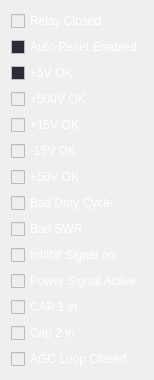
   <widget class="QWidget" name="layoutWidget">
    <property name="geometry">
     <rect>
      <x>320</x>
      <y>154</y>
      <width>149</width>
      <height>301</height>
     </rect>
    </property>
    <layout class="QVBoxLayout" name="verticalLayout">
     <item>
      <widget class="QCheckBox" name="relay_closed">
       <property name="enabled">
        <bool>false</bool>
       </property>
       <property name="palette">
        <palette>
         <active>
          <colorrole role="WindowText">
           <brush brushstyle="SolidPattern">
            <color alpha="255">
             <red>215</red>
             <green>218</green>
             <blue>224</blue>
            </color>
           </brush>
          </colorrole>
         </active>
         <inactive>
          <colorrole role="WindowText">
           <brush brushstyle="SolidPattern">
            <color alpha="255">
             <red>215</red>
             <green>218</green>
             <blue>224</blue>
            </color>
           </brush>
          </colorrole>
         </inactive>
         <disabled>
          <colorrole role="WindowText">
           <brush brushstyle="SolidPattern">
            <color alpha="255">
             <red>255</red>
             <green>255</green>
             <blue>255</blue>
            </color>
           </brush>
          </colorrole>
         </disabled>
        </palette>
       </property>
       <property name="mouseTracking">
        <bool>false</bool>
       </property>
       <property name="acceptDrops">
        <bool>true</bool>
       </property>
       <property name="text">
        <string>Relay Closed</string>
       </property>
       <property name="checkable">
        <bool>true</bool>
       </property>
      </widget>
     </item>
     <item>
      <widget class="QCheckBox" name="auto_reset_enabled">
       <property name="enabled">
        <bool>false</bool>
       </property>
       <property name="palette">
        <palette>
         <active>
          <colorrole role="WindowText">
           <brush brushstyle="SolidPattern">
            <color alpha="255">
             <red>215</red>
             <green>218</green>
             <blue>224</blue>
            </color>
           </brush>
          </colorrole>
          <colorrole role="Base">
           <brush brushstyle="SolidPattern">
            <color alpha="255">
             <red>0</red>
             <green>0</green>
             <blue>255</blue>
            </color>
           </brush>
          </colorrole>
         </active>
         <inactive>
          <colorrole role="WindowText">
           <brush brushstyle="SolidPattern">
            <color alpha="255">
             <red>215</red>
             <green>218</green>
             <blue>224</blue>
            </color>
           </brush>
          </colorrole>
          <colorrole role="Base">
           <brush brushstyle="SolidPattern">
            <color alpha="255">
             <red>0</red>
             <green>0</green>
             <blue>255</blue>
            </color>
           </brush>
          </colorrole>
         </inactive>
         <disabled>
          <colorrole role="WindowText">
           <brush brushstyle="SolidPattern">
            <color alpha="255">
             <red>255</red>
             <green>255</green>
             <blue>255</blue>
            </color>
           </brush>
          </colorrole>
          <colorrole role="Base">
           <brush brushstyle="SolidPattern">
            <color alpha="255">
             <red>43</red>
             <green>43</green>
             <blue>56</blue>
            </color>
           </brush>
          </colorrole>
         </disabled>
        </palette>
       </property>
       <property name="font">
        <font>
         <weight>50</weight>
         <bold>false</bold>
         <kerning>false</kerning>
        </font>
       </property>
       <property name="mouseTracking">
        <bool>false</bool>
       </property>
       <property name="focusPolicy">
        <enum>Qt::NoFocus</enum>
       </property>
       <property name="text">
        <string>Auto Reset Enabled</string>
       </property>
       <property name="checkable">
        <bool>true</bool>
       </property>
      </widget>
     </item>
     <item>
      <widget class="QCheckBox" name="check_5">
       <property name="enabled">
        <bool>false</bool>
       </property>
       <property name="palette">
        <palette>
         <active>
          <colorrole role="WindowText">
           <brush brushstyle="SolidPattern">
            <color alpha="255">
             <red>215</red>
             <green>218</green>
             <blue>224</blue>
            </color>
           </brush>
          </colorrole>
          <colorrole role="Base">
           <brush brushstyle="SolidPattern">
            <color alpha="255">
             <red>0</red>
             <green>0</green>
             <blue>255</blue>
            </color>
           </brush>
          </colorrole>
         </active>
         <inactive>
          <colorrole role="WindowText">
           <brush brushstyle="SolidPattern">
            <color alpha="255">
             <red>215</red>
             <green>218</green>
             <blue>224</blue>
            </color>
           </brush>
          </colorrole>
          <colorrole role="Base">
           <brush brushstyle="SolidPattern">
            <color alpha="255">
             <red>0</red>
             <green>0</green>
             <blue>255</blue>
            </color>
           </brush>
          </colorrole>
         </inactive>
         <disabled>
          <colorrole role="WindowText">
           <brush brushstyle="SolidPattern">
            <color alpha="255">
             <red>255</red>
             <green>255</green>
             <blue>255</blue>
            </color>
           </brush>
          </colorrole>
          <colorrole role="Base">
           <brush brushstyle="SolidPattern">
            <color alpha="255">
             <red>43</red>
             <green>43</green>
             <blue>56</blue>
            </color>
           </brush>
          </colorrole>
         </disabled>
        </palette>
       </property>
       <property name="font">
        <font>
         <weight>50</weight>
         <bold>false</bold>
         <kerning>false</kerning>
        </font>
       </property>
       <property name="mouseTracking">
        <bool>false</bool>
       </property>
       <property name="focusPolicy">
        <enum>Qt::NoFocus</enum>
       </property>
       <property name="text">
        <string>+5V OK</string>
       </property>
       <property name="checkable">
        <bool>true</bool>
       </property>
      </widget>
     </item>
     <item>
      <widget class="QCheckBox" name="check_500">
       <property name="enabled">
        <bool>false</bool>
       </property>
       <property name="palette">
        <palette>
         <active>
          <colorrole role="WindowText">
           <brush brushstyle="SolidPattern">
            <color alpha="255">
             <red>215</red>
             <green>218</green>
             <blue>224</blue>
            </color>
           </brush>
          </colorrole>
         </active>
         <inactive>
          <colorrole role="WindowText">
           <brush brushstyle="SolidPattern">
            <color alpha="255">
             <red>215</red>
             <green>218</green>
             <blue>224</blue>
            </color>
           </brush>
          </colorrole>
         </inactive>
         <disabled>
          <colorrole role="WindowText">
           <brush brushstyle="SolidPattern">
            <color alpha="255">
             <red>255</red>
             <green>255</green>
             <blue>255</blue>
            </color>
           </brush>
          </colorrole>
         </disabled>
        </palette>
       </property>
       <property name="text">
        <string>+500V OK</string>
       </property>
       <property name="checkable">
        <bool>true</bool>
       </property>
      </widget>
     </item>
     <item>
      <widget class="QCheckBox" name="check_15">
       <property name="enabled">
        <bool>false</bool>
       </property>
       <property name="palette">
        <palette>
         <active>
          <colorrole role="WindowText">
           <brush brushstyle="SolidPattern">
            <color alpha="255">
             <red>215</red>
             <green>218</green>
             <blue>224</blue>
            </color>
           </brush>
          </colorrole>
         </active>
         <inactive>
          <colorrole role="WindowText">
           <brush brushstyle="SolidPattern">
            <color alpha="255">
             <red>215</red>
             <green>218</green>
             <blue>224</blue>
            </color>
           </brush>
          </colorrole>
         </inactive>
         <disabled>
          <colorrole role="WindowText">
           <brush brushstyle="SolidPattern">
            <color alpha="255">
             <red>255</red>
             <green>255</green>
             <blue>255</blue>
            </color>
           </brush>
          </colorrole>
         </disabled>
        </palette>
       </property>
       <property name="mouseTracking">
        <bool>true</bool>
       </property>
       <property name="text">
        <string>+15V OK</string>
       </property>
       <property name="checkable">
        <bool>true</bool>
       </property>
      </widget>
     </item>
     <item>
      <widget class="QCheckBox" name="check_m15">
       <property name="enabled">
        <bool>false</bool>
       </property>
       <property name="palette">
        <palette>
         <active>
          <colorrole role="WindowText">
           <brush brushstyle="SolidPattern">
            <color alpha="255">
             <red>215</red>
             <green>218</green>
             <blue>224</blue>
            </color>
           </brush>
          </colorrole>
         </active>
         <inactive>
          <colorrole role="WindowText">
           <brush brushstyle="SolidPattern">
            <color alpha="255">
             <red>215</red>
             <green>218</green>
             <blue>224</blue>
            </color>
           </brush>
          </colorrole>
         </inactive>
         <disabled>
          <colorrole role="WindowText">
           <brush brushstyle="SolidPattern">
            <color alpha="255">
             <red>255</red>
             <green>255</green>
             <blue>255</blue>
            </color>
           </brush>
          </colorrole>
         </disabled>
        </palette>
       </property>
       <property name="text">
        <string>-15V OK</string>
       </property>
       <property name="checkable">
        <bool>true</bool>
       </property>
      </widget>
     </item>
     <item>
      <widget class="QCheckBox" name="check_50">
       <property name="enabled">
        <bool>false</bool>
       </property>
       <property name="palette">
        <palette>
         <active>
          <colorrole role="WindowText">
           <brush brushstyle="SolidPattern">
            <color alpha="255">
             <red>215</red>
             <green>218</green>
             <blue>224</blue>
            </color>
           </brush>
          </colorrole>
         </active>
         <inactive>
          <colorrole role="WindowText">
           <brush brushstyle="SolidPattern">
            <color alpha="255">
             <red>215</red>
             <green>218</green>
             <blue>224</blue>
            </color>
           </brush>
          </colorrole>
         </inactive>
         <disabled>
          <colorrole role="WindowText">
           <brush brushstyle="SolidPattern">
            <color alpha="255">
             <red>255</red>
             <green>255</green>
             <blue>255</blue>
            </color>
           </brush>
          </colorrole>
         </disabled>
        </palette>
       </property>
       <property name="text">
        <string>+50V OK</string>
       </property>
       <property name="checkable">
        <bool>true</bool>
       </property>
      </widget>
     </item>
     <item>
      <widget class="QCheckBox" name="bad_duty">
       <property name="enabled">
        <bool>false</bool>
       </property>
       <property name="palette">
        <palette>
         <active>
          <colorrole role="WindowText">
           <brush brushstyle="SolidPattern">
            <color alpha="255">
             <red>215</red>
             <green>218</green>
             <blue>224</blue>
            </color>
           </brush>
          </colorrole>
         </active>
         <inactive>
          <colorrole role="WindowText">
           <brush brushstyle="SolidPattern">
            <color alpha="255">
             <red>215</red>
             <green>218</green>
             <blue>224</blue>
            </color>
           </brush>
          </colorrole>
         </inactive>
         <disabled>
          <colorrole role="WindowText">
           <brush brushstyle="SolidPattern">
            <color alpha="255">
             <red>255</red>
             <green>255</green>
             <blue>255</blue>
            </color>
           </brush>
          </colorrole>
         </disabled>
        </palette>
       </property>
       <property name="text">
        <string>Bad Duty Cycle</string>
       </property>
       <property name="checkable">
        <bool>true</bool>
       </property>
      </widget>
     </item>
     <item>
      <widget class="QCheckBox" name="bad_SWR">
       <property name="enabled">
        <bool>false</bool>
       </property>
       <property name="palette">
        <palette>
         <active>
          <colorrole role="WindowText">
           <brush brushstyle="SolidPattern">
            <color alpha="255">
             <red>215</red>
             <green>218</green>
             <blue>224</blue>
            </color>
           </brush>
          </colorrole>
         </active>
         <inactive>
          <colorrole role="WindowText">
           <brush brushstyle="SolidPattern">
            <color alpha="255">
             <red>215</red>
             <green>218</green>
             <blue>224</blue>
            </color>
           </brush>
          </colorrole>
         </inactive>
         <disabled>
          <colorrole role="WindowText">
           <brush brushstyle="SolidPattern">
            <color alpha="255">
             <red>255</red>
             <green>255</green>
             <blue>255</blue>
            </color>
           </brush>
          </colorrole>
         </disabled>
        </palette>
       </property>
       <property name="font">
        <font>
         <weight>50</weight>
         <bold>false</bold>
         <stylestrategy>PreferDefault</stylestrategy>
        </font>
       </property>
       <property name="cursor">
        <cursorShape>ArrowCursor</cursorShape>
       </property>
       <property name="mouseTracking">
        <bool>false</bool>
       </property>
       <property name="focusPolicy">
        <enum>Qt::NoFocus</enum>
       </property>
       <property name="contextMenuPolicy">
        <enum>Qt::NoContextMenu</enum>
       </property>
       <property name="acceptDrops">
        <bool>false</bool>
       </property>
       <property name="autoFillBackground">
        <bool>false</bool>
       </property>
       <property name="text">
        <string>Bad SWR</string>
       </property>
       <property name="shortcut">
        <string/>
       </property>
       <property name="checkable">
        <bool>true</bool>
       </property>
      </widget>
     </item>
     <item>
      <widget class="QCheckBox" name="inhibit_on">
       <property name="enabled">
        <bool>false</bool>
       </property>
       <property name="palette">
        <palette>
         <active>
          <colorrole role="WindowText">
           <brush brushstyle="SolidPattern">
            <color alpha="255">
             <red>215</red>
             <green>218</green>
             <blue>224</blue>
            </color>
           </brush>
          </colorrole>
         </active>
         <inactive>
          <colorrole role="WindowText">
           <brush brushstyle="SolidPattern">
            <color alpha="255">
             <red>215</red>
             <green>218</green>
             <blue>224</blue>
            </color>
           </brush>
          </colorrole>
         </inactive>
         <disabled>
          <colorrole role="WindowText">
           <brush brushstyle="SolidPattern">
            <color alpha="255">
             <red>255</red>
             <green>255</green>
             <blue>255</blue>
            </color>
           </brush>
          </colorrole>
         </disabled>
        </palette>
       </property>
       <property name="text">
        <string>Inhibit Signal on</string>
       </property>
       <property name="checkable">
        <bool>true</bool>
       </property>
      </widget>
     </item>
     <item>
      <widget class="QCheckBox" name="power_active">
       <property name="enabled">
        <bool>false</bool>
       </property>
       <property name="palette">
        <palette>
         <active>
          <colorrole role="WindowText">
           <brush brushstyle="SolidPattern">
            <color alpha="255">
             <red>215</red>
             <green>218</green>
             <blue>224</blue>
            </color>
           </brush>
          </colorrole>
         </active>
         <inactive>
          <colorrole role="WindowText">
           <brush brushstyle="SolidPattern">
            <color alpha="255">
             <red>215</red>
             <green>218</green>
             <blue>224</blue>
            </color>
           </brush>
          </colorrole>
         </inactive>
         <disabled>
          <colorrole role="WindowText">
           <brush brushstyle="SolidPattern">
            <color alpha="255">
             <red>255</red>
             <green>255</green>
             <blue>255</blue>
            </color>
           </brush>
          </colorrole>
         </disabled>
        </palette>
       </property>
       <property name="text">
        <string>Power Signal Active</string>
       </property>
       <property name="checkable">
        <bool>true</bool>
       </property>
      </widget>
     </item>
     <item>
      <widget class="QCheckBox" name="cap1_fitted">
       <property name="enabled">
        <bool>false</bool>
       </property>
       <property name="palette">
        <palette>
         <active>
          <colorrole role="WindowText">
           <brush brushstyle="SolidPattern">
            <color alpha="255">
             <red>215</red>
             <green>218</green>
             <blue>224</blue>
            </color>
           </brush>
          </colorrole>
         </active>
         <inactive>
          <colorrole role="WindowText">
           <brush brushstyle="SolidPattern">
            <color alpha="255">
             <red>215</red>
             <green>218</green>
             <blue>224</blue>
            </color>
           </brush>
          </colorrole>
         </inactive>
         <disabled>
          <colorrole role="WindowText">
           <brush brushstyle="SolidPattern">
            <color alpha="255">
             <red>255</red>
             <green>255</green>
             <blue>255</blue>
            </color>
           </brush>
          </colorrole>
         </disabled>
        </palette>
       </property>
       <property name="text">
        <string>CAP 1 in</string>
       </property>
       <property name="checkable">
        <bool>true</bool>
       </property>
      </widget>
     </item>
     <item>
      <widget class="QCheckBox" name="cap2_fitted">
       <property name="enabled">
        <bool>false</bool>
       </property>
       <property name="palette">
        <palette>
         <active>
          <colorrole role="WindowText">
           <brush brushstyle="SolidPattern">
            <color alpha="255">
             <red>215</red>
             <green>218</green>
             <blue>224</blue>
            </color>
           </brush>
          </colorrole>
         </active>
         <inactive>
          <colorrole role="WindowText">
           <brush brushstyle="SolidPattern">
            <color alpha="255">
             <red>215</red>
             <green>218</green>
             <blue>224</blue>
            </color>
           </brush>
          </colorrole>
         </inactive>
         <disabled>
          <colorrole role="WindowText">
           <brush brushstyle="SolidPattern">
            <color alpha="255">
             <red>255</red>
             <green>255</green>
             <blue>255</blue>
            </color>
           </brush>
          </colorrole>
         </disabled>
        </palette>
       </property>
       <property name="text">
        <string>Cap 2 in</string>
       </property>
       <property name="checkable">
        <bool>true</bool>
       </property>
      </widget>
     </item>
     <item>
      <widget class="QCheckBox" name="agc_loop_closed">
       <property name="enabled">
        <bool>false</bool>
       </property>
       <property name="palette">
        <palette>
         <active>
          <colorrole role="WindowText">
           <brush brushstyle="SolidPattern">
            <color alpha="255">
             <red>215</red>
             <green>218</green>
             <blue>224</blue>
            </color>
           </brush>
          </colorrole>
         </active>
         <inactive>
          <colorrole role="WindowText">
           <brush brushstyle="SolidPattern">
            <color alpha="255">
             <red>215</red>
             <green>218</green>
             <blue>224</blue>
            </color>
           </brush>
          </colorrole>
         </inactive>
         <disabled>
          <colorrole role="WindowText">
           <brush brushstyle="SolidPattern">
            <color alpha="255">
             <red>255</red>
             <green>255</green>
             <blue>255</blue>
            </color>
           </brush>
          </colorrole>
         </disabled>
        </palette>
       </property>
       <property name="text">
        <string>AGC Loop Closed</string>
       </property>
       <property name="checkable">
        <bool>true</bool>
       </property>
      </widget>
     </item>
    </layout>
   </widget>
